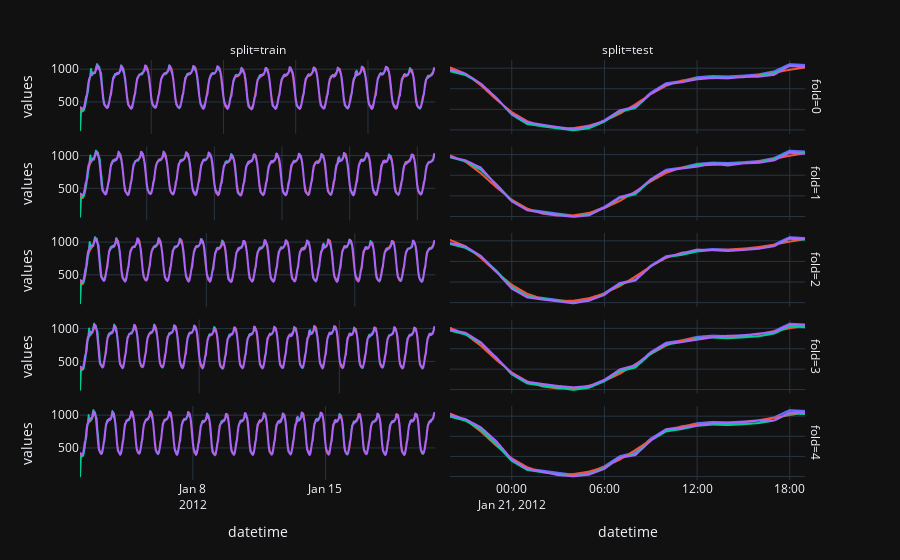

Source (notebook cell):
### Code cell
import plotly.express as px

fig = px.line(
    df,
    x="datetime",
    y="values",
    color="model",
    facet_col="split",
    facet_row="fold",
    category_orders={"split": ["train", "test"]},
)
fig.update_yaxes(matches=None)
fig.update_xaxes(matches=None)

from collections import defaultdict

# Map: facet_col_value -> list of xaxis names (e.g., 'xaxis', 'xaxis2', ...)
facet_col_to_xaxes = defaultdict(list)

# Build mapping by parsing annotations
for ann in fig.layout.annotations:
    if "facet_col" in ann.text:  # skip titles
        continue
    split_label = ann.text  # assumes facet_col values are labeled here
    xref = ann.xref
    if xref.startswith("x"):
        facet_col_to_xaxes[split_label].append(xref)

# Assign .matches dynamically
for group in facet_col_to_xaxes.values():
    base = group[0]
    for xref in group[1:]:
        fig.layout[xref].matches = base
        
fig
